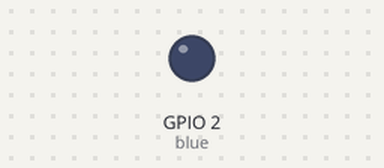
Simulated run of this program. Board: ESP32 board running MicroPython. Shown: output pins drawn as LEDs (lit = HIGH).

Above: at 0.17 s.
Timing chart, 0 to 4.8 s (numbered marks = the images above):
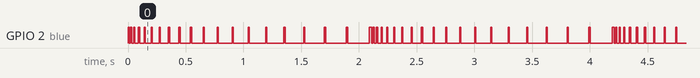

The program:

Blinker.py
```python
# -----------------------
# flashing led
# -----------------------
import time
from machine import Pin

#blue led on pin 2
blue=Pin(2,Pin.OUT);

while True:
    for x in range(20):
        blue.value(0)
        time.sleep_ms(x*10)
        blue.value(1)
        time.sleep_ms(10)

blue.value(0)
print('Done')
```

Measured:
- by itself, GPIO 2 (blue): moves between LOW and HIGH, repeating every 2.1 s
- by itself, everything shown: repeats every 3.8 s, in 20 steps
